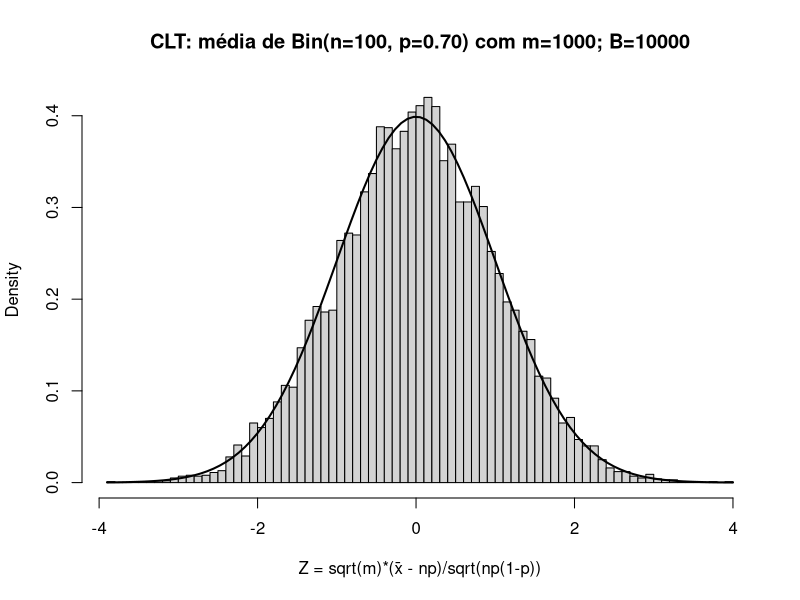
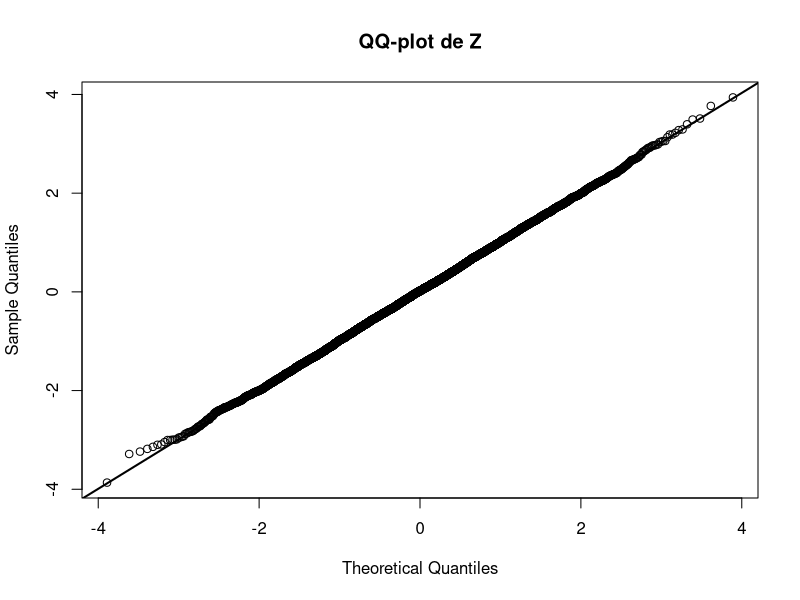
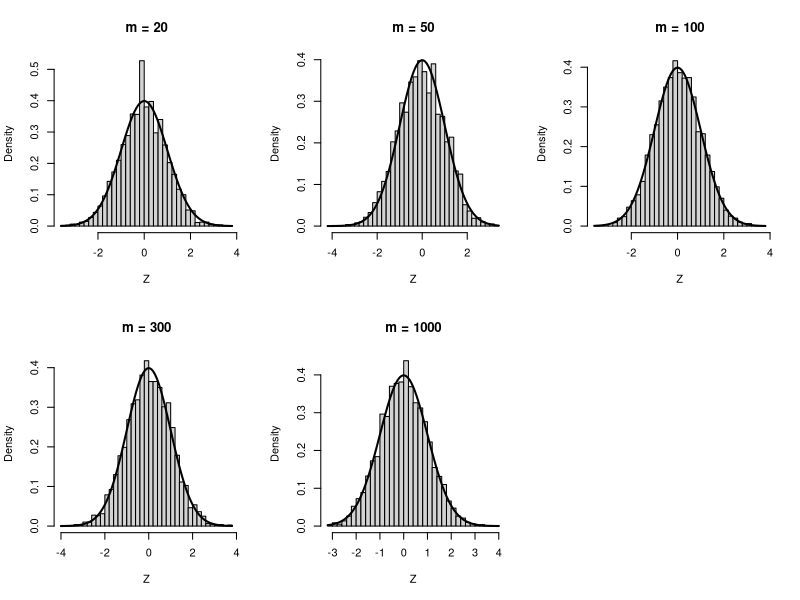

These figures' R source, in order:
set.seed(123)

m <- 1000    # número de amostras binomiais (tamanho da amostra)
n <- 100     # parâmetro da Binomial
p <- 0.7

# Gerar m observações iid de Binomial(n, p)
x <- rbinom(m, size = n, prob = p)

# Média amostral das Binomiais
xBarra <- mean(x)

# Média e desvio-padrão da Binomial(n, p)
mu <- n * p
sigma <- sqrt(n * p * (1 - p))

# Estatística do TLC (média de Binomiais)
z <- sqrt(m) * (xBarra - mu) / sigma
z

set.seed(123)

## Parâmetros
n <- 100      # parâmetro da Binomial (cada observação é Bin(n, p))
p <- 0.7
m <- 1000     # tamanho da amostra de Binomiais (qtd de Binomiais iid por experimento)
B <- 10000    # número de experimentos Monte Carlo

mu <- n * p
sigma <- sqrt(n * p * (1 - p))

## Monte Carlo: em cada experimento,
## 1) geramos m observações Bin(n,p)
## 2) calculamos a média amostral
## 3) computamos Z = sqrt(m)*(xBarra - np)/sqrt(np(1-p))
Z <- replicate(B, {
  x <- rbinom(m, size = n, prob = p)
  xBarra <- mean(x)
  sqrt(m) * (xBarra - mu) / sigma
})

## Checagens rápidas
mean(Z)       # ~ 0
var(Z)        # ~ 1

## Histograma + curva Normal(0,1)
hist(Z, breaks = 60, freq = FALSE,
     main = sprintf("CLT: média de Bin(n=%d, p=%.2f) com m=%d; B=%d", n, p, m, B),
     xlab = "Z = sqrt(m)*(x̄ - np)/sqrt(np(1-p))")
curve(dnorm(x), add = TRUE, lwd = 2)

## QQ-plot para ver aderência à Normal(0,1)
qqnorm(Z, main = "QQ-plot de Z"); qqline(Z, lwd = 2)


########################

set.seed(123)
n <- 100; p <- 0.7; mu <- n*p; sigma <- sqrt(n*p*(1-p))
B <- 4000
m_vals <- c(20, 50, 100, 300, 1000)

par(mfrow = c(2, 3))
for (m in m_vals) {
  Zm <- replicate(B, {
    x <- rbinom(m, n, p)
    xBarra <- mean(x)
    sqrt(m) * (xBarra - mu) / sigma
  })
  hist(Zm, breaks = 50, freq = FALSE,
       main = paste("m =", m), xlab = "Z")
  curve(dnorm(x), add = TRUE, lwd = 2)
}
par(mfrow = c(1, 1))
